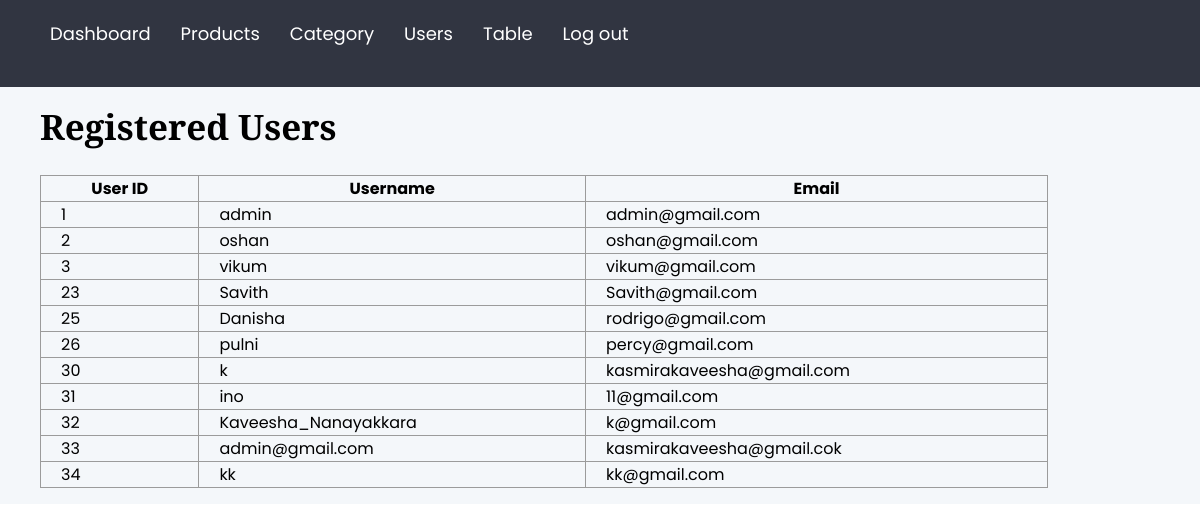
Page /admin/users.php on the earlier database version.
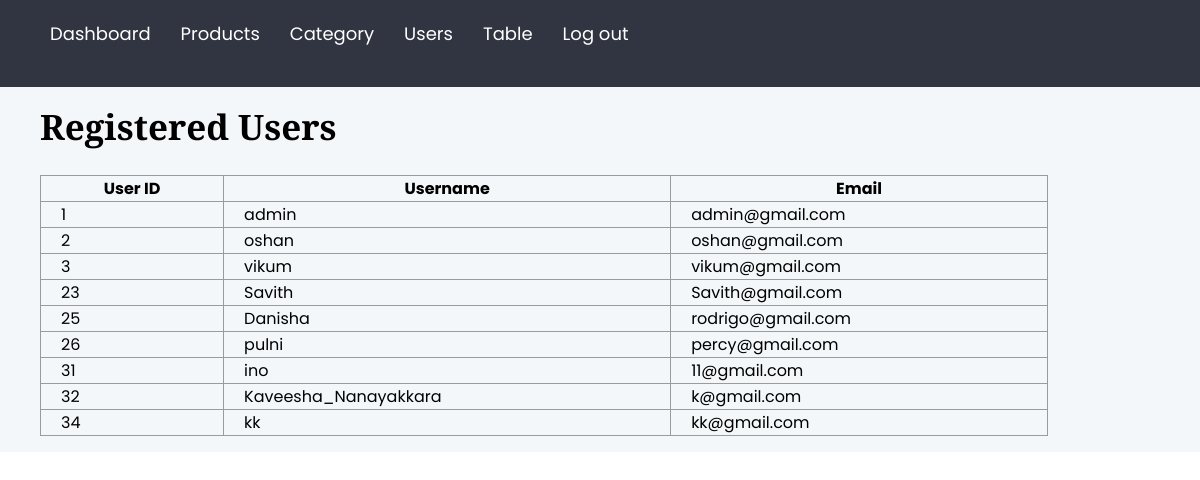
Same page on the later database version.
### tables this page shows
CREATE TABLE IF NOT EXISTS `users` (
  `user_id` int NOT NULL AUTO_INCREMENT,
  `username` varchar(50) DEFAULT NULL,
  `password` varchar(255) DEFAULT NULL,
  `full_name` varchar(255) DEFAULT NULL,
  `email` varchar(255) DEFAULT NULL,
  `address` varchar(255) DEFAULT NULL,
  `city` varchar(50) DEFAULT NULL,
  `phone` varchar(11) DEFAULT NULL,
  `user_type` varchar(5) DEFAULT 'user',
  `reg_date` datetime DEFAULT NULL,
  PRIMARY KEY (`user_id`)
);

### admin/users.php (the view, shortened to what this page needs)
<!DOCTYPE html>
<html lang="en">
<head>
  <?php
  include '../includes/connection.php';
  include '../includes/header.php';
  ?>
  <link rel="stylesheet" href="assets/admin-style.css">
</head>
<body>
        <nav class="admin__nav">
    <ul class="menu">
      <li class="menu__item">
        <a class="menu__link" href="dashboard.php">Dashboard</a>
      </li>
      <li class="menu__item">
        <a class="menu__link" href="products.php">Products</a>
      </li>
      <li class="menu__item">
        <a class="menu__link" href="category.php">Category</a>
      </li>
      <li class="menu__item">
        <a class="menu__link" href="users.php">Users</a>
      </li>
      <li class="menu__item">
        <a class="menu__link" href="table.php">Table</a>
      </li>
      <li class="menu__item">
        <a class="menu__link" href="../logout.php">Log out</a>
      </li>
    </ul>
  </nav>
        <main class="admin__main">
            <h2>Registered Users</h2>
            <br>
            <table id="customers">
                <tr>
                    <th>User ID</th>
                    <th>Username</th>
                    <th>Email</th>
                </tr>
                <tr>
                    <?php
                    $sql = "SELECT * FROM users";
                    $result = $conn->query($sql);
                    if ($result->num_rows > 0) {
                        while ($row = $result->fetch_assoc()) {
                            ?>
                        <tr>
                            <td>
                                <?php echo $row['user_id']; ?>
                            </td>
                            <td>
                                <?php echo $row['username']; ?>
                            </td>
                            <td>
                                <?php echo $row['email']; ?>
                            </td>
                        </tr>
                        <?php
                        }
                    } else {
                        echo "0 results";
                    }
                    ?>
                </tr>
            </table>
        </main>
</body>
</html>

Differences in the rows shown:
removed users: user_id "30", username "k", email "kasmirakaveesha@gmail.com"
removed users: user_id "33", username "admin@gmail.com", email "kasmirakaveesha@gmail.cok"
